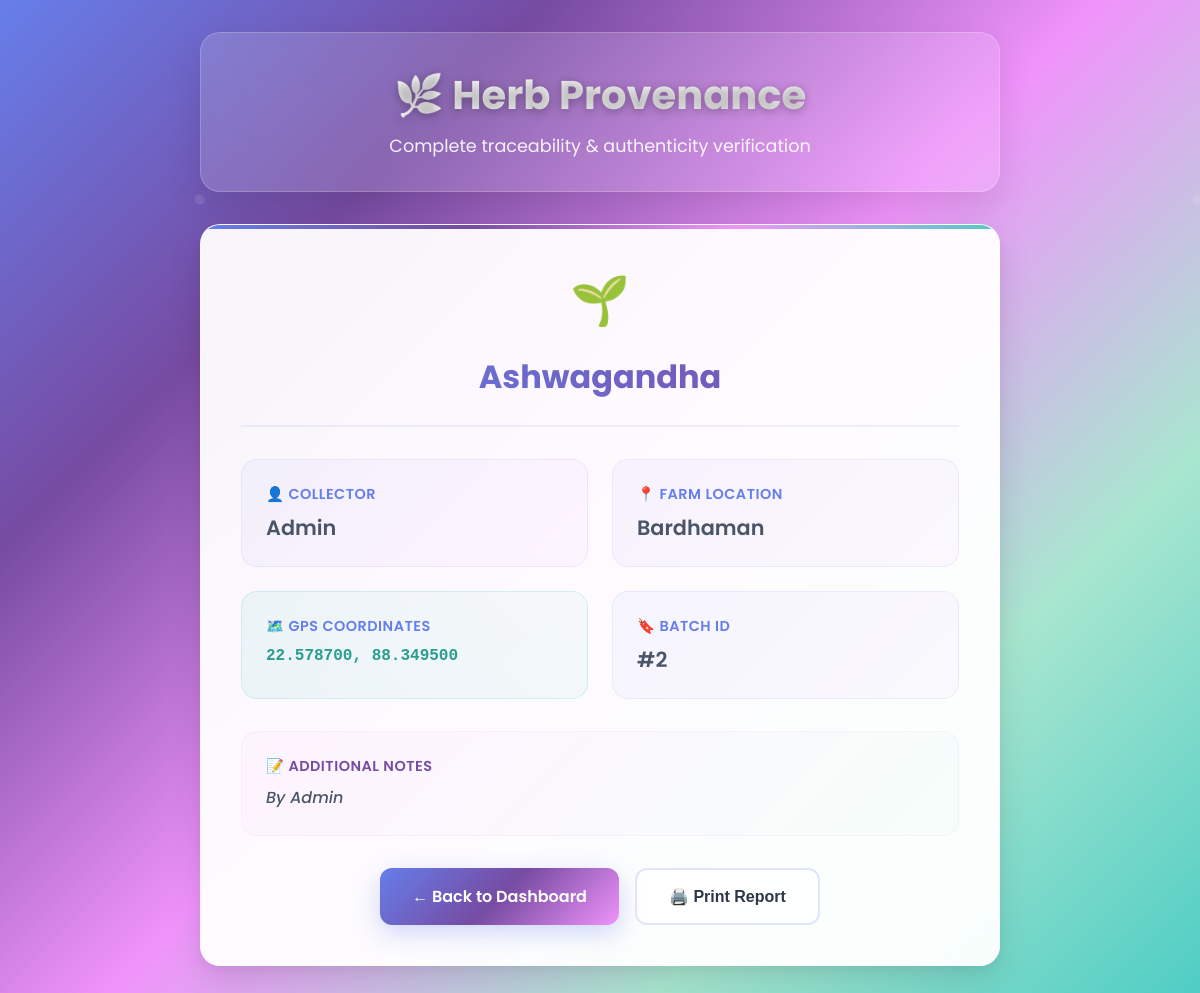
Page /provenance/2 on the committed database.
### models.py (models this page shows, shortened)
class HerbBatch(db.Model):
    __tablename__ = 'herb_batch'
    id = db.Column(db.Integer, primary_key=True)
    herb_name = db.Column(db.String(120), nullable=False)
    collector = db.Column(db.String(120))
    farm_location = db.Column(db.String(256))
    collected_on = db.Column(db.DateTime, default=datetime.utcnow)  # Full timestamp
    latitude = db.Column(db.Float)        # Geo-tag: Latitude
    longitude = db.Column(db.Float)       # Geo-tag: Longitude
    geo_precision = db.Column(db.Float)   # Optional: GPS accuracy in meters
    notes = db.Column(db.Text)
    qr_code_data = db.Column(db.String(512))  # Encoded QR content or image path
    blockchain_tx = db.Column(db.String(256))  # Future Fabric integration
    user_id = db.Column(db.Integer, db.ForeignKey('user.id'), nullable=False)

### app.py (the view)
@app.route('/provenance/<int:batch_id>')
def provenance(batch_id):
    batch = HerbBatch.query.get_or_404(batch_id)
    return render_template('provenance.html', batch=batch)

### templates/provenance.html (shortened to what this page needs)
<!DOCTYPE html>
<html lang="en">
<head>
</head>
<body>
    <div class="container">
        <div class="header">
            <h1>🌿 Herb Provenance</h1>
            <p>Complete traceability & authenticity verification</p>
        </div>
        <div class="provenance-card">
            <div class="herb-title">
                <span class="herb-emoji">🌱</span>
                <h2>{{ batch.herb_name }}</h2>
            </div>
            <div class="info-grid">
                <div class="info-item">
                    <div class="info-label">
                        👤 Collector
                    </div>
                    <div class="info-value large">{{ batch.collector }}</div>
                </div>
                <div class="info-item">
                    <div class="info-label">
                        📍 Farm Location
                    </div>
                    <div class="info-value large">{{ batch.farm_location }}</div>
                </div>
                <div class="info-item coordinates">
                    <div class="info-label">
                        🗺️ GPS Coordinates
                    </div>
                    <div class="info-value">
                        {% if batch.latitude and batch.longitude %}
                            {{ "%.6f"|format(batch.latitude|float) }}, {{ "%.6f"|format(batch.longitude|float) }}
                        {% else %}
                            Not provided
                        {% endif %}
                    </div>
                </div>
                <div class="info-item">
                    <div class="info-label">
                        🔖 Batch ID
                    </div>
                    <div class="info-value large">#{{ batch.id }}</div>
                </div>
            </div>
            {% if batch.notes %}
            <div class="notes-section">
                <div class="info-label">
                    📝 Additional Notes
                </div>
                <div class="info-value">{{ batch.notes }}</div>
            </div>
            {% endif %}
            <div class="action-buttons">
                <a href="{{ url_for('dashboard') }}" class="btn btn-primary">
                    ← Back to Dashboard
                </a>
                <button onclick="window.print()" class="btn btn-secondary">
                    🖨️ Print Report
                </button>
            </div>
        </div>
    </div>
</body>
</html>

### templates/provenance.html (style rules this page uses)
* { margin: 0; padding: 0; box-sizing: border-box; }
body { font-family: 'Poppins', sans-serif; background: linear-gradient(135deg, #667eea 0%, #764ba2 25%, #f093fb 50%, #a8e6cf 75%, #4ecdc4 100%); min-height: 100vh; position: relative; overflow-x: hidden; padding: 2rem 1rem; }
body::before { content: ''; position: fixed; top: 0; left: 0; width: 100%; height: 100%; pointer-events: none; z-index: 0; }
.container { max-width: 800px; margin: 0 auto; position: relative; z-index: 1; }
.header { background: rgba(255, 255, 255, 0.15); backdrop-filter: blur(20px); -webkit-backdrop-filter: blur(20px); border: 1px solid rgba(255, 255, 255, 0.2); padding: 2rem; border-radius: 20px; margin-bottom: 2rem; text-align: center; box-shadow: 0 15px 35px rgba(0, 0, 0, 0.1); animation: slideDown 0.8s ease-out; }
.header h1 { color: #ffffff; font-size: 2.5rem; font-weight: 700; text-shadow: 0 2px 10px rgba(0, 0, 0, 0.3); margin-bottom: 0.5rem; background: linear-gradient(45deg, #ffffff, #f0f0f0); -webkit-background-clip: text; -webkit-text-fill-color: transparent; background-clip: text; }
.header p { color: rgba(255, 255, 255, 0.9); font-size: 1.1rem; font-weight: 400; }
.provenance-card { background: rgba(255, 255, 255, 0.95); backdrop-filter: blur(20px); -webkit-backdrop-filter: blur(20px); border: 1px solid rgba(255, 255, 255, 0.3); border-radius: 20px; padding: 2.5rem; box-shadow: 0 15px 35px rgba(0, 0, 0, 0.1), 0 5px 15px rgba(0, 0, 0, 0.05); position: relative; overflow: hidden; animation: slideUp 0.8s ease-out 0.2s both; }
.provenance-card::before { content: ''; position: absolute; top: 0; left: 0; right: 0; height: 4px; background: linear-gradient(90deg, #667eea, #764ba2, #f093fb, #4ecdc4); border-radius: 20px 20px 0 0; }
.herb-title { text-align: center; margin-bottom: 2rem; padding-bottom: 1rem; border-bottom: 2px solid rgba(102, 126, 234, 0.1); }
.herb-title h2 { color: #2d3748; font-size: 2rem; font-weight: 700; margin-bottom: 0.5rem; background: linear-gradient(45deg, #667eea, #764ba2); -webkit-background-clip: text; -webkit-text-fill-color: transparent; background-clip: text; }
.herb-title .herb-emoji { font-size: 3rem; margin-bottom: 1rem; display: block; }
.info-grid { display: grid; grid-template-columns: repeat(auto-fit, minmax(300px, 1fr)); gap: 1.5rem; margin-bottom: 2rem; }
.info-item { background: linear-gradient(135deg, rgba(102, 126, 234, 0.05), rgba(240, 147, 251, 0.05)); border: 1px solid rgba(102, 126, 234, 0.1); border-radius: 16px; padding: 1.5rem; transition: all 0.3s cubic-bezier(0.4, 0, 0.2, 1); position: relative; }
.info-label { color: #667eea; font-weight: 600; font-size: 0.9rem; text-transform: uppercase; letter-spacing: 0.5px; margin-bottom: 0.5rem; display: flex; align-items: center; gap: 0.5rem; }
.info-value { color: #2d3748; font-size: 1.1rem; font-weight: 500; line-height: 1.4; }
.info-value.large { font-size: 1.3rem; font-weight: 600; color: #4a5568; }
.coordinates { background: linear-gradient(45deg, rgba(78, 205, 196, 0.1), rgba(168, 230, 207, 0.1)); border-color: rgba(78, 205, 196, 0.2); }
.coordinates .info-value { font-family: 'Courier New', monospace; font-size: 1rem; font-weight: 600; color: #2a9d8f; }
.notes-section { background: linear-gradient(135deg, rgba(240, 147, 251, 0.05), rgba(168, 230, 207, 0.05)); border: 1px solid rgba(240, 147, 251, 0.1); border-radius: 16px; padding: 1.5rem; margin-bottom: 2rem; }
.notes-section .info-label { color: #764ba2; }
.notes-section .info-value { font-size: 1rem; line-height: 1.6; color: #4a5568; font-style: italic; }
.action-buttons { display: flex; gap: 1rem; justify-content: center; flex-wrap: wrap; }
.btn { display: inline-flex; align-items: center; gap: 0.5rem; padding: 1rem 2rem; border: none; border-radius: 12px; font-weight: 600; font-size: 1rem; text-decoration: none; transition: all 0.3s cubic-bezier(0.4, 0, 0.2, 1); position: relative; overflow: hidden; cursor: pointer; }
.btn-primary { background: linear-gradient(135deg, #667eea 0%, #764ba2 50%, #f093fb 100%); color: #ffffff; box-shadow: 0 8px 25px rgba(102, 126, 234, 0.3); }
.btn-secondary { background: rgba(255, 255, 255, 0.8); color: #2d3748; border: 2px solid rgba(102, 126, 234, 0.2); }
.btn::before { content: ''; position: absolute; top: 0; left: -100%; width: 100%; height: 100%; background: linear-gradient(45deg, transparent, rgba(255, 255, 255, 0.3), transparent); transition: left 0.5s; }

### rows in the picture
HerbBatch: herb_name "Ashwagandha", collector "Admin", farm_location "Bardhaman", latitude "22.578700", longitude "88.349500", id "2", notes "By Admin"
